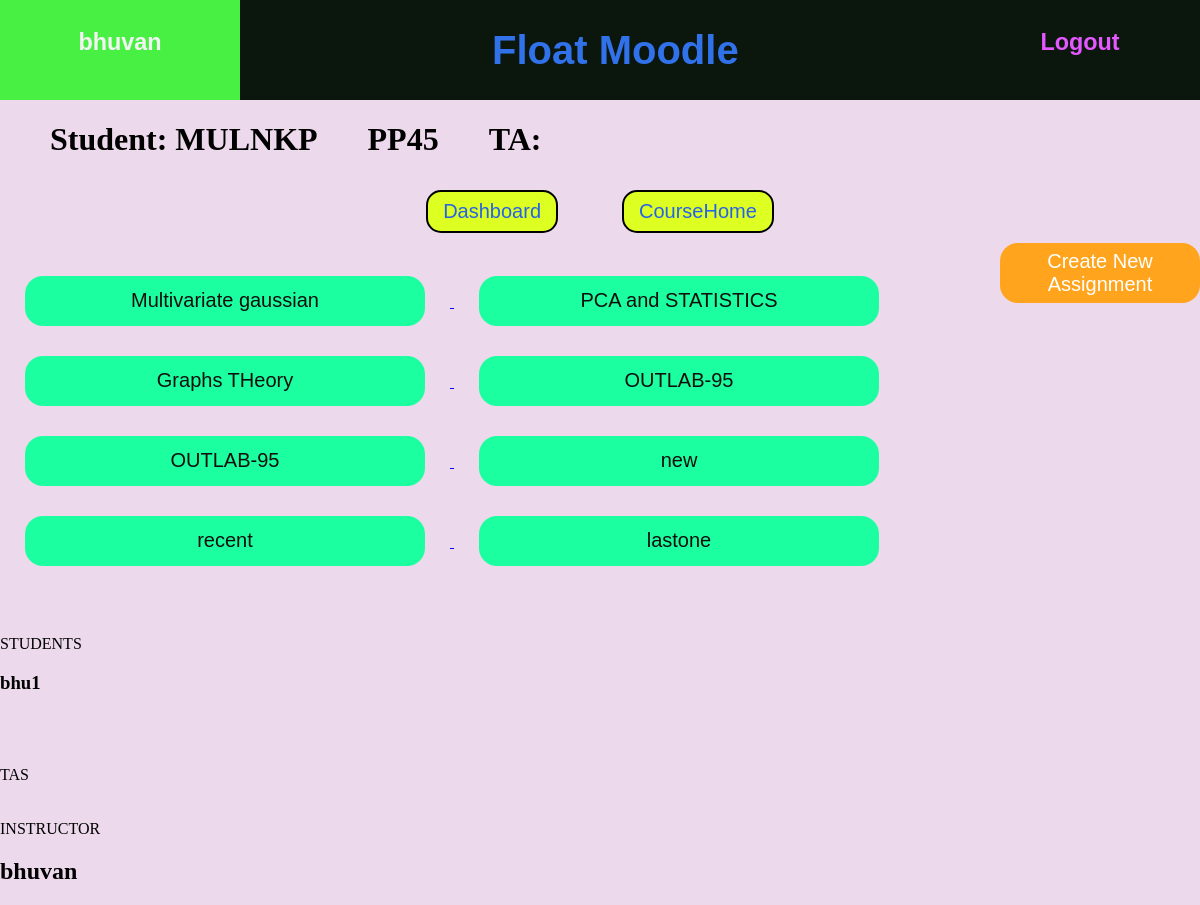
/courses/1/ (signed in), run on an earlier commit of the app's database.
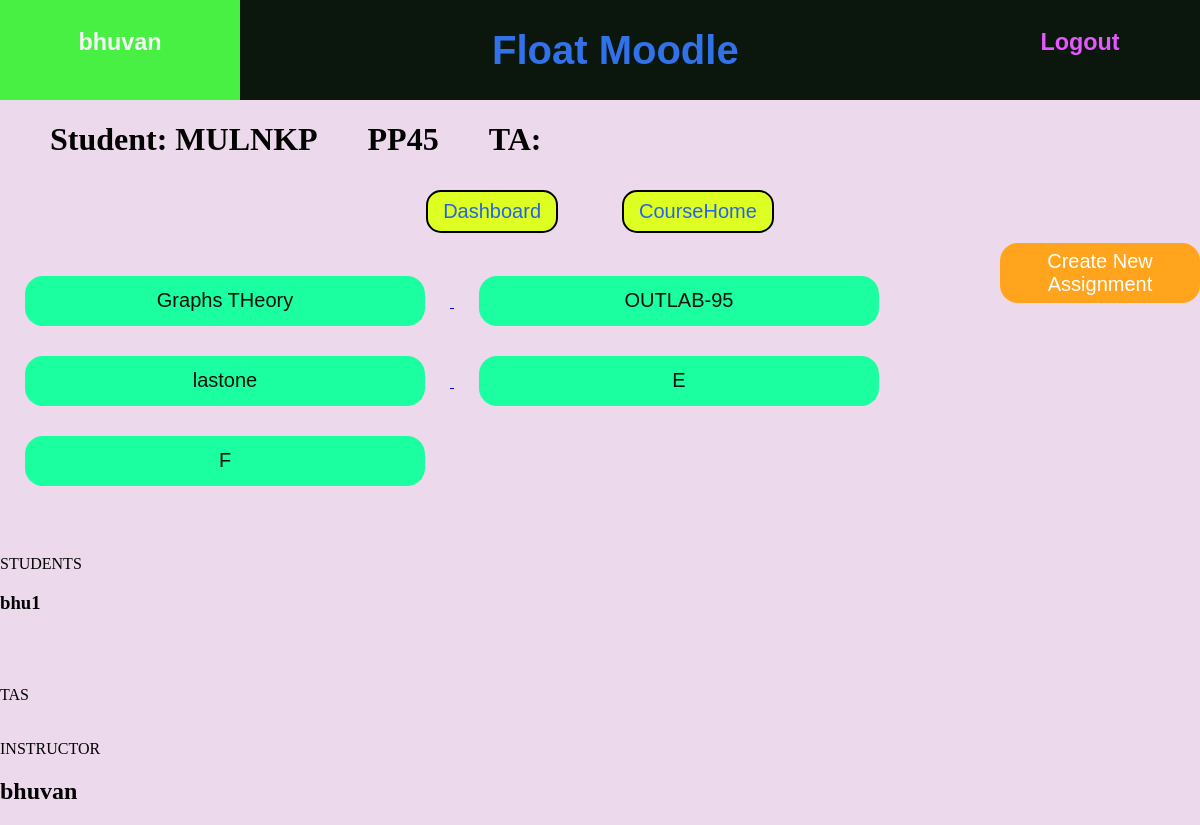
And on a later commit of the database.
### courses/models.py (models this page shows, shortened)
class Assignment(models.Model):
    name = models.CharField(max_length=128,default='')
    link = models.URLField(default='')
    file_name = models.CharField(max_length=100,default='problem_statement')
    file = models.FileField(upload_to='assignments',blank=True)
    statement = models.CharField(max_length=300,default='')
    course = models.ForeignKey(Course,on_delete=models.CASCADE)
    maxmarks = models.IntegerField(default=100)
    deadline = models.DateTimeField(blank=False) #need to set while creating assign.

### courses/views.py (the view)
# urls.py: path('<int:course_id>/',views.course,name = 'coursepage'),
def course(request,course_id):
    if not request.user.is_authenticated:
        return redirect('login')
    c = Course.objects.get(pk = course_id)
    Snames = [ s.username for s in c.students.all() ]
    Tnames = [ s.username for s in c.TAs.all() ]
    uname = request.user.username
    if uname not in (Snames + Tnames) and uname != c.instructor.username:
        return redirect('CourseHome')
    args = {
        'Instructor': c.instructor,
        'Students': c.students.all(),
        'TAs': c.TAs.all(),
        'course': c,
        'assignments': c.assignment_set.all(),
    }
    return render(request,'courses/coursepage.html',args)

### accounts/templates/courses/coursepage.html (shortened to what this page needs)
{% extends 'base.html' %}
{% block content %}
<div style="display: flex; ">
    <div style="float: left; margin: 0px 50px;"><h1>Student: {{ course.joincode }}</div></h1>
    <h1> {{ course.name }}</h1>
    <div style="float: right; margin: 0px 0px 0px 50px"><h1>TA: {{ course.TAjoincode }}</div></h1>
</div>
<div style="text-align: center;">
    <a href ="{% url 'dashboard' %}"><button class="B1 button2">Dashboard</button></a>
    <a href ="{% url 'CourseHome' %}"><button class="B1 button1">CourseHome</button></a>
</div>
{% if user.username == Instructor.username %}
    <div style="text-align: center; float: right;">
        <a href ="{% url 'assign_create' course.pk %}">
            <button class="button4">Create New Assignment</button>
        </a>
    </div>
{% endif %}
<br>
{% for a in assignments %}
<a href="{% url 'assign_page' course.pk a.pk %}">
    <button class = "button5">{{ a.name }}</button>
</a>
{% endfor %}
<br>
<br>
<br>
<br>
STUDENTS
{% for s in Students %}
    <h3>{{ s.username }}</h3>
{% endfor %}
<br>
<br>
<br>
TAS
<br>
<br>
<br>
INSTRUCTOR
<h2>{{ Instructor.username }}</h2>
{% endblock %}

### accounts/templates/base.html (shortened to what this page needs)
{% load static %}
<link rel="stylesheet" type="text/css" href="{% static 'accounts/style.css' %}">
<!DOCTYPE html>
<html>
<head>
</head>
<body>
    {% if user.is_authenticated %}
      <div class="Conth" style="height: 100px;">
        <a href="{% url 'dashboard' %}" class="Conth hov1" style="width: 20%; height: 100%; display: block; text-decoration: none; ">
          <h3 style="margin-left: 0%; margin-top: 12%;">{{ user.username }}</h3>
        </a>
        <div class="Conth hov2" style="width: 60%; height: 100%;">
          <h1 style="margin-left: 35%;">Float Moodle</h1>
        </div>
        <a href="{% url 'logout' %}" class="Conth hov3" style="width: 20%; height: 100%; display: block; text-decoration: none; ">
          <h3 style="margin-left: 0%; margin-top: 12%;">Logout</h3>
        </a>
      </div>
    {% endif %}
    {% block content %}
    {% endblock %}
</body>
</html>

What changed in the data, as far as the page shows it:
removed Assignment: name "Multivariate gaussian"
removed Assignment: name "PCA and STATISTICS"
removed Assignment: name "OUTLAB-95"
removed Assignment: name "new"
removed Assignment: name "recent"
now on this page (row edited): Assignment: name "E"
now on this page (row edited): Assignment: name "F"
